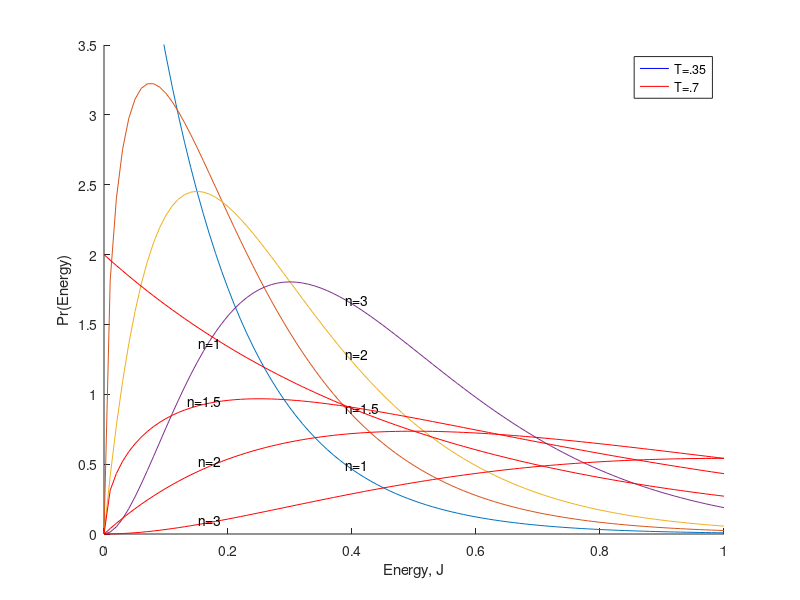

Write MATLAB code to recreate this figure.
clc
clear all

figure(26)
clf
hold on
plot(-1*[1 1],-1*[1 1],'b-')
plot(-1*[1 1],-1*[1 1],'r-')

E=0:.01:1;

for n=[1 1.5 2 3]
    PE=gampdf(E,n,.15);
    plot(E,PE)
    text(E(40),PE(40),['n=',num2str(n)],'horizontalalignment','left')
end

for n=[1 1.5 2 3]
    PE=gampdf(E,n,.5);
    plot(E,PE,'r')
    text(E(20),PE(20),['n=',num2str(n)],'horizontalalignment','right')
end

xlim([0 1])
ylim([0 3.5])
xlabel('Energy, J')
ylabel('Pr(Energy)')
legend('T=.35','T=.7')